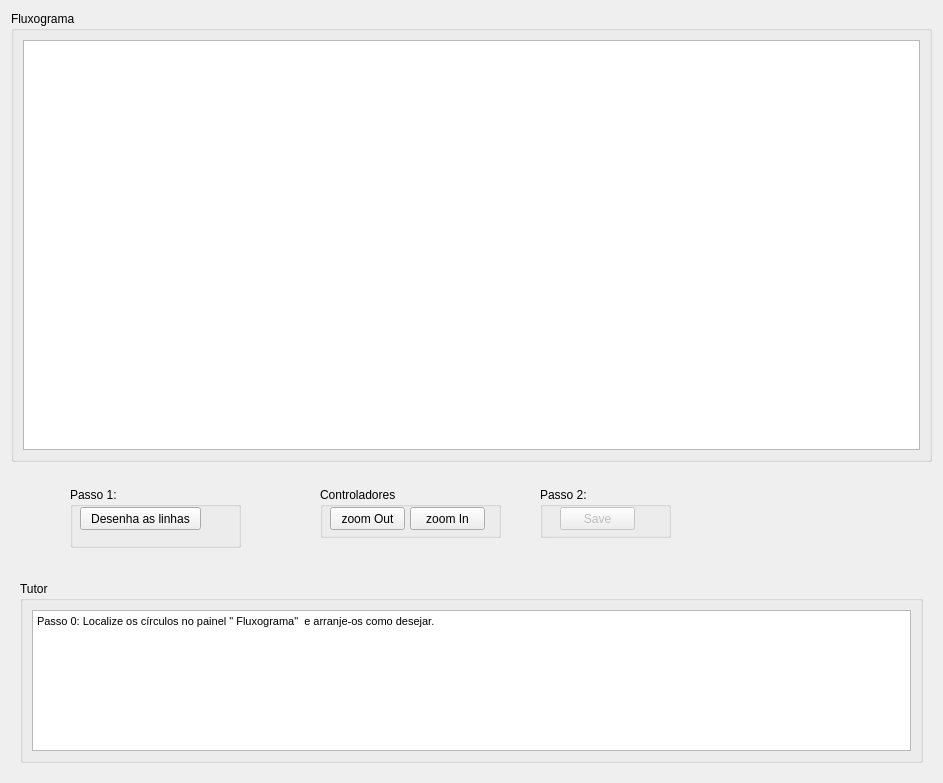
<?xml version="1.0" encoding="UTF-8"?>
<ui version="4.0">
 <class>figuraMatriz</class>
 <widget class="QWidget" name="figuraMatriz">
  <property name="geometry">
   <rect>
    <x>0</x>
    <y>0</y>
    <width>943</width>
    <height>783</height>
   </rect>
  </property>
  <property name="windowTitle">
   <string>Form</string>
  </property>
  <layout class="QVBoxLayout" name="verticalLayout_4">
   <item>
    <widget class="QGroupBox" name="groupBox_5">
     <property name="title">
      <string>Fluxograma</string>
     </property>
     <layout class="QVBoxLayout" name="verticalLayout_5">
      <item>
       <widget class="QGraphicsView" name="graphicsView"/>
      </item>
     </layout>
    </widget>
   </item>
   <item>
    <widget class="QWidget" name="widget_3" native="true">
     <layout class="QVBoxLayout" name="verticalLayout_2">
      <item>
       <widget class="QWidget" name="widget_2" native="true">
        <property name="minimumSize">
         <size>
          <width>0</width>
          <height>80</height>
         </size>
        </property>
        <widget class="QGroupBox" name="groupBox_2">
         <property name="geometry">
          <rect>
           <x>300</x>
           <y>10</y>
           <width>181</width>
           <height>51</height>
          </rect>
         </property>
         <property name="title">
          <string>Controladores</string>
         </property>
         <widget class="QPushButton" name="pbZoomIn">
          <property name="geometry">
           <rect>
            <x>90</x>
            <y>20</y>
            <width>75</width>
            <height>23</height>
           </rect>
          </property>
          <property name="text">
           <string>zoom In</string>
          </property>
         </widget>
         <widget class="QPushButton" name="pbZoomOut">
          <property name="geometry">
           <rect>
            <x>10</x>
            <y>20</y>
            <width>75</width>
            <height>23</height>
           </rect>
          </property>
          <property name="text">
           <string>zoom Out</string>
          </property>
         </widget>
        </widget>
        <widget class="QGroupBox" name="groupBox_3">
         <property name="geometry">
          <rect>
           <x>50</x>
           <y>10</y>
           <width>171</width>
           <height>61</height>
          </rect>
         </property>
         <property name="title">
          <string>Passo 1:</string>
         </property>
         <widget class="QPushButton" name="pbAtualiza">
          <property name="geometry">
           <rect>
            <x>10</x>
            <y>20</y>
            <width>121</width>
            <height>23</height>
           </rect>
          </property>
          <property name="text">
           <string>Desenha as linhas</string>
          </property>
         </widget>
        </widget>
        <widget class="QGroupBox" name="groupBox_4">
         <property name="geometry">
          <rect>
           <x>520</x>
           <y>10</y>
           <width>131</width>
           <height>51</height>
          </rect>
         </property>
         <property name="title">
          <string>Passo 2:</string>
         </property>
         <widget class="QPushButton" name="pbSave">
          <property name="enabled">
           <bool>false</bool>
          </property>
          <property name="geometry">
           <rect>
            <x>20</x>
            <y>20</y>
            <width>75</width>
            <height>23</height>
           </rect>
          </property>
          <property name="text">
           <string>Save</string>
          </property>
         </widget>
        </widget>
       </widget>
      </item>
     </layout>
    </widget>
   </item>
   <item>
    <widget class="QWidget" name="widget" native="true">
     <property name="maximumSize">
      <size>
       <width>16777215</width>
       <height>200</height>
      </size>
     </property>
     <layout class="QVBoxLayout" name="verticalLayout">
      <item>
       <widget class="QGroupBox" name="groupBox">
        <property name="minimumSize">
         <size>
          <width>0</width>
          <height>100</height>
         </size>
        </property>
        <property name="maximumSize">
         <size>
          <width>16777215</width>
          <height>16777215</height>
         </size>
        </property>
        <property name="title">
         <string>Tutor</string>
        </property>
        <layout class="QVBoxLayout" name="verticalLayout_3">
         <item>
          <widget class="QTextEdit" name="teTutor">
           <property name="html">
            <string>&lt;!DOCTYPE HTML PUBLIC &quot;-//W3C//DTD HTML 4.0//EN&quot; &quot;http://www.w3.org/TR/REC-html40/strict.dtd&quot;&gt;
&lt;html&gt;&lt;head&gt;&lt;meta name=&quot;qrichtext&quot; content=&quot;1&quot; /&gt;&lt;style type=&quot;text/css&quot;&gt;
p, li { white-space: pre-wrap; }
&lt;/style&gt;&lt;/head&gt;&lt;body style=&quot; font-family:'MS Shell Dlg 2'; font-size:8.25pt; font-weight:400; font-style:normal;&quot;&gt;
&lt;p style=&quot; margin-top:0px; margin-bottom:0px; margin-left:0px; margin-right:0px; -qt-block-indent:0; text-indent:0px;&quot;&gt;Passo 0: Localize os círculos no painel &amp;quot; Fluxograma&amp;quot;  e arranje-os como desejar.&lt;/p&gt;
&lt;p style=&quot;-qt-paragraph-type:empty; margin-top:0px; margin-bottom:0px; margin-left:0px; margin-right:0px; -qt-block-indent:0; text-indent:0px;&quot;&gt;&lt;br /&gt;&lt;/p&gt;&lt;/body&gt;&lt;/html&gt;</string>
           </property>
          </widget>
         </item>
        </layout>
       </widget>
      </item>
     </layout>
    </widget>
   </item>
  </layout>
 </widget>
 <resources/>
 <connections/>
</ui>
